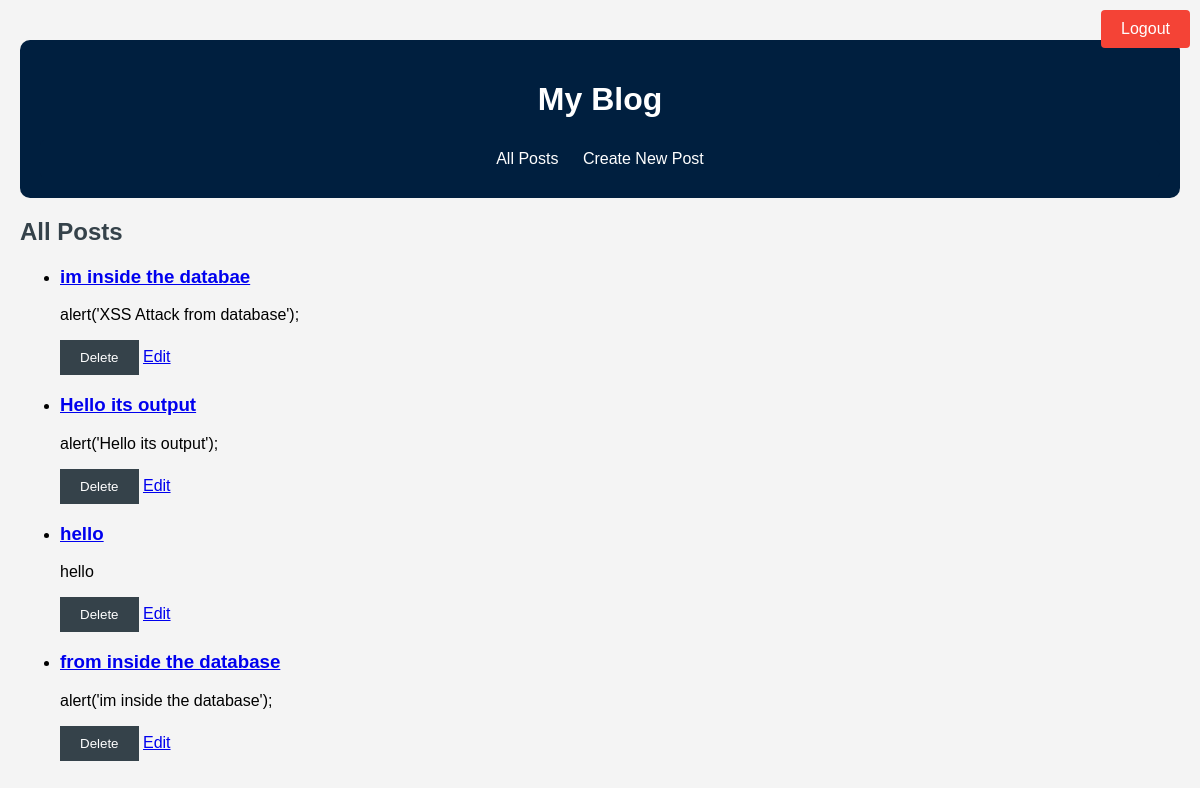
/ (signed in), run on an earlier commit of the app's database.
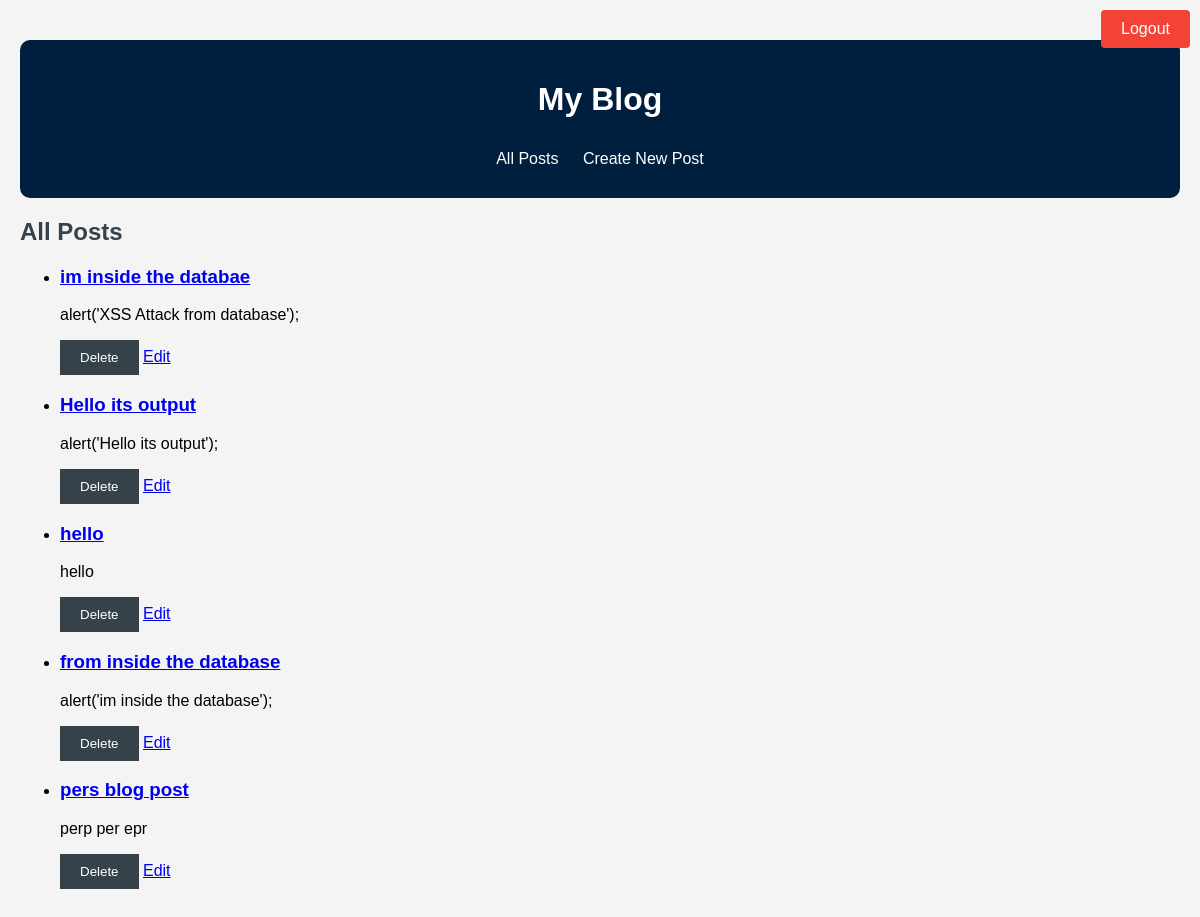
And on a later commit of the database.
### models.py (models this page shows, shortened)
class Post(db.Model):
    id = db.Column(db.Integer, primary_key=True)
    title = db.Column(db.String(100), nullable=False)
    content = db.Column(db.Text, nullable=False)

### app.py (the view)
@app.route('/')
def index():
    posts = Post.query.all()
    for post in posts:
        post.content = clean_output(post.content)
    return render_template('index.html', posts=posts)

### app.py (called while the page is built)
@app.before_request
def loginCheck():
    open_routes = ['login_get', 'login', 'register', 'static', 'callback']
    if 'user_id' not in session and request.endpoint not in open_routes:
        return redirect(url_for('login_get'))

@app.after_request
def add_security_headers(response):
    response.headers['Content-Security-Policy'] = "default-src 'self'; script-src 'unsafe-inline'; style-src 'self';"
    response.headers['X-Content-Type-Options'] = 'nosniff'
    response.headers['X-Frame-Options'] = 'DENY'
    response.headers['Strict-Transport-Security'] = 'max-age=31536000; includeSubDomains'
    return response

def clean_output(content):
    tag = ['p']
    attributes = {}
    sanitized_content = bleach.clean(content, tags=tag, attributes=attributes, strip=True)
    return sanitized_content

### templates/index.html (shortened to what this page needs)
{% extends 'base.html' %}
{% block content %}
<h2>All Posts</h2>
<ul>
    {% for post in posts %}
        <li>
            <h3><a href="{{ url_for('post', post_id=post.id) }}">{{ post.title }}</a></h3>
                <p>{{ post.content}}</p>
            <form action="{{ url_for('delete_post', post_id=post.id) }}" method="POST" style="display:inline;">
                <button type="submit">Delete</button>
            </form>
            <a href="{{ url_for('edit_post', post_id=post.id) }}">Edit</a>
        </li>
    {% endfor %}
</ul>
{% endblock %}

### templates/base.html (shortened to what this page needs)
<!DOCTYPE html>
<html lang="en">
<head>
    <link rel="stylesheet" href="{{ url_for('static', filename='style.css') }}">
</head>
<body>
    <header>
        <h1>My Blog</h1>
        <nav>
            <a href="{{ url_for('index') }}">All Posts</a>
            <a href="{{ url_for('create_post') }}">Create New Post</a>
        </nav>
        {% if session.user_id %}
            <a href="{{ url_for('logout') }}" class="logout-button">Logout</a>
        {% endif %}
    </header>
    <main>
        {% block content %}{% endblock %}
    </main>
</body>
</html>

### static/style.css (style rules this page uses)
body { font-family: Arial, sans-serif; margin: 0; padding: 20px; background-color: #f4f4f4; }
h2 { color: #35424a; }
form { margin: 20px 0; }
header { text-align: center; margin-top: 20px; background-color: #001f3f; padding: 20px; color: white; border-radius: 10px; }
nav { text-align: center; margin-top: 10px; background-color: #001f3f; padding: 10px; border-radius: 5px; }
nav a { color: white; text-decoration: none; margin: 0 10px; }
button { padding: 10px 20px; background-color: #35424a; color: white; border: none; cursor: pointer; }

### templates/base.html (style rules this page uses)
.logout-button { position: absolute; top: 10px; right: 10px; background-color: #f44336; color: white; border: none; padding: 10px 20px; cursor: pointer; border-radius: 4px; text-decoration: none; }

What changed in the data, as far as the page shows it:
added Post: title "pers blog post", content "perp per epr"
